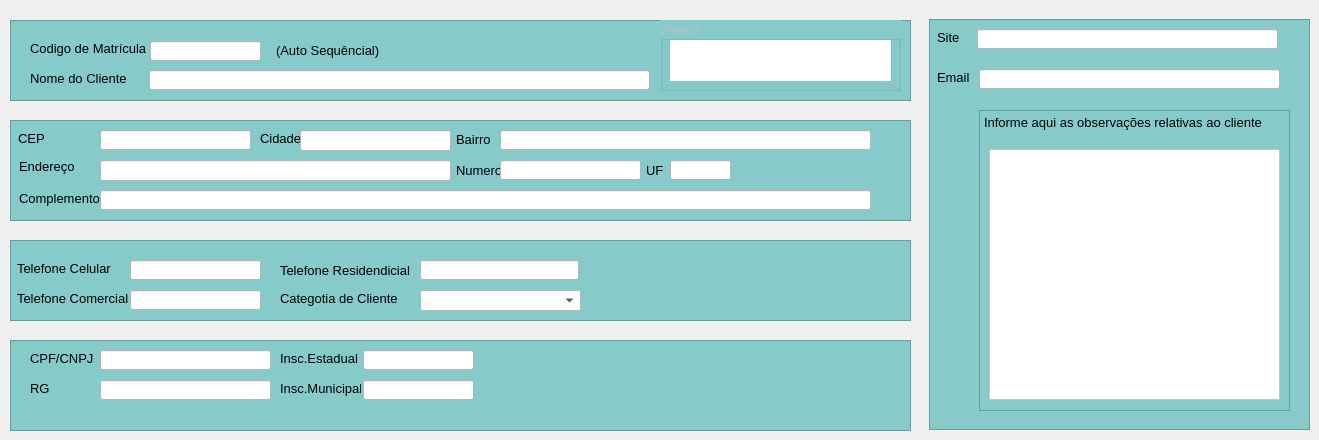
        <widget class="QWidget" name="tab_4">
         <attribute name="icon">
          <iconset>
           <normaloff>../Imagens/cad_pessoas.ico</normaloff>../Imagens/cad_pessoas.ico</iconset>
         </attribute>
         <attribute name="title">
          <string>DADOS DO CLIENTE</string>
         </attribute>
         <widget class="QFrame" name="frame_2">
          <property name="geometry">
           <rect>
            <x>10</x>
            <y>20</y>
            <width>901</width>
            <height>81</height>
           </rect>
          </property>
          <property name="styleSheet">
           <string notr="true">background-color: rgb(135, 202, 202);</string>
          </property>
          <property name="frameShape">
           <enum>QFrame::StyledPanel</enum>
          </property>
          <property name="frameShadow">
           <enum>QFrame::Raised</enum>
          </property>
          <widget class="QLabel" name="label">
           <property name="geometry">
            <rect>
             <x>20</x>
             <y>20</y>
             <width>121</width>
             <height>16</height>
            </rect>
           </property>
           <property name="font">
            <font>
             <family>Arial</family>
             <pointsize>10</pointsize>
            </font>
           </property>
           <property name="text">
            <string>Codigo de Matrícula</string>
           </property>
          </widget>
          <widget class="QLabel" name="label_14">
           <property name="geometry">
            <rect>
             <x>20</x>
             <y>50</y>
             <width>111</width>
             <height>16</height>
            </rect>
           </property>
           <property name="font">
            <font>
             <family>Arial</family>
             <pointsize>10</pointsize>
            </font>
           </property>
           <property name="text">
            <string>Nome do Cliente</string>
           </property>
          </widget>
          <widget class="QLineEdit" name="codMatricula">
           <property name="enabled">
            <bool>false</bool>
           </property>
           <property name="geometry">
            <rect>
             <x>140</x>
             <y>21</y>
             <width>111</width>
             <height>20</height>
            </rect>
           </property>
           <property name="toolTip">
            <string>Auto Sequêncial</string>
           </property>
           <property name="styleSheet">
            <string notr="true">background-color: rgb(255, 255, 255);</string>
           </property>
          </widget>
          <widget class="QLineEdit" name="nomeCliente">
           <property name="geometry">
            <rect>
             <x>139</x>
             <y>50</y>
             <width>501</width>
             <height>20</height>
            </rect>
           </property>
           <property name="font">
            <font>
             <family>Arial</family>
             <pointsize>10</pointsize>
            </font>
           </property>
           <property name="styleSheet">
            <string notr="true">background-color: rgb(255, 255, 255);</string>
           </property>
           <property name="text">
            <string/>
           </property>
          </widget>
          <widget class="QLabel" name="label_37">
           <property name="geometry">
            <rect>
             <x>266</x>
             <y>20</y>
             <width>111</width>
             <height>20</height>
            </rect>
           </property>
           <property name="font">
            <font>
             <family>Arial</family>
             <pointsize>10</pointsize>
            </font>
           </property>
           <property name="styleSheet">
            <string notr="true">color: rgb(0, 0, 0);</string>
           </property>
           <property name="text">
            <string>(Auto Sequêncial)</string>
           </property>
          </widget>
          <widget class="QGroupBox" name="groupBox_12">
           <property name="enabled">
            <bool>false</bool>
           </property>
           <property name="geometry">
            <rect>
             <x>650</x>
             <y>0</y>
             <width>241</width>
             <height>71</height>
            </rect>
           </property>
           <property name="font">
            <font>
             <pointsize>10</pointsize>
            </font>
           </property>
           <property name="title">
            <string>Avisos</string>
           </property>
           <widget class="QLabel" name="label_6">
            <property name="geometry">
             <rect>
              <x>10</x>
              <y>20</y>
              <width>221</width>
              <height>41</height>
             </rect>
            </property>
            <property name="font">
             <font>
              <pointsize>10</pointsize>
              <weight>50</weight>
              <bold>false</bold>
             </font>
            </property>
            <property name="styleSheet">
             <string notr="true">background-color: rgb(255, 255, 255);
color: rgb(255, 0, 0);</string>
            </property>
            <property name="text">
             <string/>
            </property>
           </widget>
          </widget>
         </widget>
         <widget class="QFrame" name="frame_3">
          <property name="geometry">
           <rect>
            <x>10</x>
            <y>120</y>
            <width>901</width>
            <height>101</height>
           </rect>
          </property>
          <property name="styleSheet">
           <string notr="true">background-color: rgb(135, 202, 202);</string>
          </property>
          <property name="frameShape">
           <enum>QFrame::StyledPanel</enum>
          </property>
          <property name="frameShadow">
           <enum>QFrame::Raised</enum>
          </property>
          <widget class="QLineEdit" name="cepCliente">
           <property name="geometry">
            <rect>
             <x>90</x>
             <y>10</y>
             <width>151</width>
             <height>20</height>
            </rect>
           </property>
           <property name="font">
            <font>
             <pointsize>10</pointsize>
            </font>
           </property>
           <property name="styleSheet">
            <string notr="true">background-color: rgb(255, 255, 255);</string>
           </property>
           <property name="text">
            <string/>
           </property>
          </widget>
          <widget class="QLabel" name="label_39">
           <property name="geometry">
            <rect>
             <x>9</x>
             <y>36</y>
             <width>61</width>
             <height>20</height>
            </rect>
           </property>
           <property name="font">
            <font>
             <family>Arial</family>
             <pointsize>10</pointsize>
            </font>
           </property>
           <property name="text">
            <string>Endereço</string>
           </property>
          </widget>
          <widget class="QLabel" name="label_40">
           <property name="geometry">
            <rect>
             <x>9</x>
             <y>70</y>
             <width>81</width>
             <height>16</height>
            </rect>
           </property>
           <property name="font">
            <font>
             <family>Arial</family>
             <pointsize>10</pointsize>
            </font>
           </property>
           <property name="text">
            <string>Complemento</string>
           </property>
          </widget>
          <widget class="QLineEdit" name="enderecoCliente">
           <property name="geometry">
            <rect>
             <x>90</x>
             <y>40</y>
             <width>351</width>
             <height>21</height>
            </rect>
           </property>
           <property name="font">
            <font>
             <pointsize>10</pointsize>
            </font>
           </property>
           <property name="styleSheet">
            <string notr="true">background-color: rgb(255, 255, 255);</string>
           </property>
           <property name="text">
            <string/>
           </property>
          </widget>
          <widget class="QLineEdit" name="compleCliente">
           <property name="geometry">
            <rect>
             <x>90</x>
             <y>70</y>
             <width>771</width>
             <height>20</height>
            </rect>
           </property>
           <property name="font">
            <font>
             <pointsize>10</pointsize>
            </font>
           </property>
           <property name="styleSheet">
            <string notr="true">background-color: rgb(255, 255, 255);</string>
           </property>
           <property name="text">
            <string/>
           </property>
          </widget>
          <widget class="QLabel" name="label_41">
           <property name="geometry">
            <rect>
             <x>250</x>
             <y>10</y>
             <width>47</width>
             <height>16</height>
            </rect>
           </property>
           <property name="font">
            <font>
             <family>Arial</family>
             <pointsize>10</pointsize>
            </font>
           </property>
           <property name="text">
            <string>Cidade</string>
           </property>
          </widget>
          <widget class="QLineEdit" name="cidadeCliente">
           <property name="geometry">
            <rect>
             <x>290</x>
             <y>10</y>
             <width>151</width>
             <height>21</height>
            </rect>
           </property>
           <property name="font">
            <font>
             <pointsize>10</pointsize>
            </font>
           </property>
           <property name="styleSheet">
            <string notr="true">background-color: rgb(255, 255, 255);</string>
           </property>
           <property name="text">
            <string/>
           </property>
          </widget>
          <widget class="QLabel" name="label_42">
           <property name="geometry">
            <rect>
             <x>446</x>
             <y>9</y>
             <width>41</width>
             <height>21</height>
            </rect>
           </property>
           <property name="font">
            <font>
             <family>Arial</family>
             <pointsize>10</pointsize>
            </font>
           </property>
           <property name="text">
            <string>Bairro</string>
           </property>
          </widget>
          <widget class="QLineEdit" name="bairroCliente">
           <property name="geometry">
            <rect>
             <x>490</x>
             <y>10</y>
             <width>371</width>
             <height>20</height>
            </rect>
           </property>
           <property name="font">
            <font>
             <pointsize>10</pointsize>
            </font>
           </property>
           <property name="styleSheet">
            <string notr="true">background-color: rgb(255, 255, 255);</string>
           </property>
           <property name="text">
            <string/>
           </property>
          </widget>
          <widget class="QLabel" name="label_43">
           <property name="geometry">
            <rect>
             <x>446</x>
             <y>40</y>
             <width>51</width>
             <height>20</height>
            </rect>
           </property>
           <property name="font">
            <font>
             <family>Arial</family>
             <pointsize>10</pointsize>
            </font>
           </property>
           <property name="text">
            <string>Numero</string>
           </property>
          </widget>
          <widget class="QLineEdit" name="numeroCliente">
           <property name="geometry">
            <rect>
             <x>490</x>
             <y>40</y>
             <width>141</width>
             <height>20</height>
            </rect>
           </property>
           <property name="font">
            <font>
             <pointsize>10</pointsize>
            </font>
           </property>
           <property name="styleSheet">
            <string notr="true">background-color: rgb(255, 255, 255);</string>
           </property>
           <property name="text">
            <string/>
           </property>
          </widget>
          <widget class="QLabel" name="label_44">
           <property name="geometry">
            <rect>
             <x>636</x>
             <y>40</y>
             <width>21</width>
             <height>20</height>
            </rect>
           </property>
           <property name="font">
            <font>
             <family>Arial</family>
             <pointsize>10</pointsize>
            </font>
           </property>
           <property name="text">
            <string>UF</string>
           </property>
          </widget>
          <widget class="QPushButton" name="pushButton_8">
           <property name="geometry">
            <rect>
             <x>40</x>
             <y>2</y>
             <width>41</width>
             <height>31</height>
            </rect>
           </property>
           <property name="font">
            <font>
             <pointsize>10</pointsize>
             <weight>75</weight>
             <bold>true</bold>
            </font>
           </property>
           <property name="cursor">
            <cursorShape>PointingHandCursor</cursorShape>
           </property>
           <property name="mouseTracking">
            <bool>false</bool>
           </property>
           <property name="tabletTracking">
            <bool>false</bool>
           </property>
           <property name="focusPolicy">
            <enum>Qt::NoFocus</enum>
           </property>
           <property name="acceptDrops">
            <bool>true</bool>
           </property>
           <property name="toolTip">
            <string>Consultar Cep</string>
           </property>
           <property name="statusTip">
            <string/>
           </property>
           <property name="accessibleName">
            <string/>
           </property>
           <property name="accessibleDescription">
            <string/>
           </property>
           <property name="layoutDirection">
            <enum>Qt::LeftToRight</enum>
           </property>
           <property name="autoFillBackground">
            <bool>false</bool>
           </property>
           <property name="styleSheet">
            <string notr="true"/>
           </property>
           <property name="inputMethodHints">
            <set>Qt::ImhNone</set>
           </property>
           <property name="text">
            <string/>
           </property>
           <property name="icon">
            <iconset>
             <normaloff>../Imagens/lupa.ico</normaloff>../Imagens/lupa.ico</iconset>
           </property>
           <property name="iconSize">
            <size>
             <width>30</width>
             <height>30</height>
            </size>
           </property>
           <property name="shortcut">
            <string/>
           </property>
           <property name="checkable">
            <bool>false</bool>
           </property>
           <property name="checked">
            <bool>false</bool>
           </property>
           <property name="autoRepeat">
            <bool>false</bool>
           </property>
           <property name="autoExclusive">
            <bool>false</bool>
           </property>
           <property name="autoDefault">
            <bool>true</bool>
           </property>
           <property name="default">
            <bool>false</bool>
           </property>
           <property name="flat">
            <bool>true</bool>
           </property>
          </widget>
          <widget class="QLineEdit" name="lineEdit_8">
           <property name="geometry">
            <rect>
             <x>660</x>
             <y>40</y>
             <width>61</width>
             <height>20</height>
            </rect>
           </property>
           <property name="font">
            <font>
             <pointsize>10</pointsize>
            </font>
           </property>
           <property name="styleSheet">
            <string notr="true">background-color: rgb(255, 255, 255);</string>
           </property>
           <property name="text">
            <string/>
           </property>
          </widget>
          <widget class="QLabel" name="label_78">
           <property name="geometry">
            <rect>
             <x>8</x>
             <y>10</y>
             <width>31</width>
             <height>16</height>
            </rect>
           </property>
           <property name="font">
            <font>
             <family>Arial</family>
             <pointsize>10</pointsize>
            </font>
           </property>
           <property name="text">
            <string>CEP</string>
           </property>
          </widget>
         </widget>
         <widget class="QFrame" name="frame_4">
          <property name="geometry">
           <rect>
            <x>10</x>
            <y>240</y>
            <width>901</width>
            <height>81</height>
           </rect>
          </property>
          <property name="styleSheet">
           <string notr="true">background-color: rgb(135, 202, 202);</string>
          </property>
          <property name="frameShape">
           <enum>QFrame::StyledPanel</enum>
          </property>
          <property name="frameShadow">
           <enum>QFrame::Raised</enum>
          </property>
          <widget class="QLabel" name="label_45">
           <property name="geometry">
            <rect>
             <x>7</x>
             <y>50</y>
             <width>111</width>
             <height>16</height>
            </rect>
           </property>
           <property name="font">
            <font>
             <family>Arial</family>
             <pointsize>10</pointsize>
            </font>
           </property>
           <property name="text">
            <string>Telefone Comercial</string>
           </property>
          </widget>
          <widget class="QLineEdit" name="telCom">
           <property name="geometry">
            <rect>
             <x>120</x>
             <y>50</y>
             <width>131</width>
             <height>20</height>
            </rect>
           </property>
           <property name="font">
            <font>
             <pointsize>10</pointsize>
            </font>
           </property>
           <property name="styleSheet">
            <string notr="true">background-color: rgb(255, 255, 255);</string>
           </property>
           <property name="text">
            <string/>
           </property>
          </widget>
          <widget class="QLabel" name="label_47">
           <property name="geometry">
            <rect>
             <x>270</x>
             <y>20</y>
             <width>141</width>
             <height>21</height>
            </rect>
           </property>
           <property name="font">
            <font>
             <family>Arial</family>
             <pointsize>10</pointsize>
            </font>
           </property>
           <property name="text">
            <string>Telefone Residendicial</string>
           </property>
          </widget>
          <widget class="QLabel" name="label_48">
           <property name="geometry">
            <rect>
             <x>270</x>
             <y>50</y>
             <width>131</width>
             <height>16</height>
            </rect>
           </property>
           <property name="font">
            <font>
             <family>Arial</family>
             <pointsize>10</pointsize>
            </font>
           </property>
           <property name="text">
            <string>Categotia de Cliente</string>
           </property>
          </widget>
          <widget class="QLineEdit" name="telResid">
           <property name="geometry">
            <rect>
             <x>410</x>
             <y>20</y>
             <width>159</width>
             <height>20</height>
            </rect>
           </property>
           <property name="font">
            <font>
             <pointsize>10</pointsize>
            </font>
           </property>
           <property name="styleSheet">
            <string notr="true">background-color: rgb(255, 255, 255);</string>
           </property>
           <property name="text">
            <string/>
           </property>
          </widget>
          <widget class="QComboBox" name="catCliente">
           <property name="geometry">
            <rect>
             <x>410</x>
             <y>50</y>
             <width>161</width>
             <height>21</height>
            </rect>
           </property>
           <property name="cursor">
            <cursorShape>PointingHandCursor</cursorShape>
           </property>
           <property name="styleSheet">
            <string notr="true">background-color: rgb(255, 255, 255);</string>
           </property>
          </widget>
          <widget class="QLineEdit" name="telCell">
           <property name="geometry">
            <rect>
             <x>120</x>
             <y>20</y>
             <width>131</width>
             <height>20</height>
            </rect>
           </property>
           <property name="font">
            <font>
             <pointsize>10</pointsize>
            </font>
           </property>
           <property name="styleSheet">
            <string notr="true">background-color: rgb(255, 255, 255);</string>
           </property>
           <property name="text">
            <string/>
           </property>
          </widget>
          <widget class="QLabel" name="label_46">
           <property name="geometry">
            <rect>
             <x>7</x>
             <y>20</y>
             <width>101</width>
             <height>16</height>
            </rect>
           </property>
           <property name="font">
            <font>
             <family>Arial</family>
             <pointsize>10</pointsize>
            </font>
           </property>
           <property name="text">
            <string>Telefone Celular</string>
           </property>
          </widget>
         </widget>
         <widget class="QFrame" name="frame_5">
          <property name="geometry">
           <rect>
            <x>10</x>
            <y>340</y>
            <width>901</width>
            <height>91</height>
           </rect>
          </property>
          <property name="styleSheet">
           <string notr="true">background-color: rgb(135, 202, 202);</string>
          </property>
          <property name="frameShape">
           <enum>QFrame::StyledPanel</enum>
          </property>
          <property name="frameShadow">
           <enum>QFrame::Raised</enum>
          </property>
          <widget class="QLabel" name="label_50">
           <property name="geometry">
            <rect>
             <x>20</x>
             <y>10</y>
             <width>71</width>
             <height>16</height>
            </rect>
           </property>
           <property name="font">
            <font>
             <family>Arial</family>
             <pointsize>10</pointsize>
            </font>
           </property>
           <property name="text">
            <string>CPF/CNPJ</string>
           </property>
          </widget>
          <widget class="QLabel" name="label_51">
           <property name="geometry">
            <rect>
             <x>20</x>
             <y>40</y>
             <width>21</width>
             <height>16</height>
            </rect>
           </property>
           <property name="font">
            <font>
             <family>Arial</family>
             <pointsize>10</pointsize>
            </font>
           </property>
           <property name="text">
            <string>RG</string>
           </property>
          </widget>
          <widget class="QLineEdit" name="cpfCliente">
           <property name="geometry">
            <rect>
             <x>90</x>
             <y>10</y>
             <width>171</width>
             <height>20</height>
            </rect>
           </property>
           <property name="font">
            <font>
             <pointsize>10</pointsize>
            </font>
           </property>
           <property name="styleSheet">
            <string notr="true">background-color: rgb(255, 255, 255);</string>
           </property>
           <property name="text">
            <string/>
           </property>
          </widget>
          <widget class="QLineEdit" name="rgCliente">
           <property name="geometry">
            <rect>
             <x>90</x>
             <y>40</y>
             <width>171</width>
             <height>20</height>
            </rect>
           </property>
           <property name="font">
            <font>
             <pointsize>10</pointsize>
            </font>
           </property>
           <property name="styleSheet">
            <string notr="true">background-color: rgb(255, 255, 255);</string>
           </property>
           <property name="text">
            <string/>
           </property>
          </widget>
          <widget class="QLabel" name="label_52">
           <property name="geometry">
            <rect>
             <x>270</x>
             <y>10</y>
             <width>81</width>
             <height>16</height>
            </rect>
           </property>
           <property name="font">
            <font>
             <family>Arial</family>
             <pointsize>10</pointsize>
            </font>
           </property>
           <property name="text">
            <string>Insc.Estadual</string>
           </property>
          </widget>
          <widget class="QLabel" name="label_53">
           <property name="geometry">
            <rect>
             <x>270</x>
             <y>40</y>
             <width>81</width>
             <height>16</height>
            </rect>
           </property>
           <property name="font">
            <font>
             <family>Arial</family>
             <pointsize>10</pointsize>
            </font>
           </property>
           <property name="text">
            <string>Insc.Municipal</string>
           </property>
          </widget>
          <widget class="QLineEdit" name="inscrCliente">
           <property name="enabled">
            <bool>false</bool>
           </property>
           <property name="geometry">
            <rect>
             <x>353</x>
             <y>10</y>
             <width>111</width>
             <height>20</height>
            </rect>
           </property>
           <property name="styleSheet">
            <string notr="true">background-color: rgb(255, 255, 255);</string>
           </property>
          </widget>
          <widget class="QLineEdit" name="incriMunoci">
           <property name="enabled">
            <bool>false</bool>
           </property>
           <property name="geometry">
            <rect>
             <x>353</x>
             <y>40</y>
             <width>111</width>
             <height>20</height>
            </rect>
           </property>
           <property name="styleSheet">
            <string notr="true">background-color: rgb(255, 255, 255);</string>
           </property>
          </widget>
          <widget class="QPushButton" name="salvarCliente">
           <property name="geometry">
            <rect>
             <x>608</x>
             <y>20</y>
             <width>51</width>
             <height>61</height>
            </rect>
           </property>
           <property name="font">
            <font>
             <pointsize>8</pointsize>
             <weight>75</weight>
             <bold>true</bold>
            </font>
           </property>
           <property name="cursor">
            <cursorShape>PointingHandCursor</cursorShape>
           </property>
           <property name="focusPolicy">
            <enum>Qt::WheelFocus</enum>
           </property>
           <property name="toolTip">
            <string>Salvar novo Cliente</string>
           </property>
           <property name="styleSheet">
            <string notr="true"/>
           </property>
           <property name="text">
            <string/>
           </property>
           <property name="icon">
            <iconset>
             <normaloff>../Imagens/Savar.png</normaloff>../Imagens/Savar.png</iconset>
           </property>
           <property name="iconSize">
            <size>
             <width>100</width>
             <height>50</height>
            </size>
           </property>
           <property name="autoDefault">
            <bool>true</bool>
           </property>
           <property name="flat">
            <bool>true</bool>
           </property>
          </widget>
          <widget class="QPushButton" name="salvarCliente_2">
           <property name="geometry">
            <rect>
             <x>748</x>
             <y>20</y>
             <width>71</width>
             <height>61</height>
            </rect>
           </property>
           <property name="font">
            <font>
             <pointsize>8</pointsize>
             <weight>75</weight>
             <bold>true</bold>
            </font>
           </property>
           <property name="cursor">
            <cursorShape>PointingHandCursor</cursorShape>
           </property>
           <property name="focusPolicy">
            <enum>Qt::NoFocus</enum>
           </property>
           <property name="toolTip">
            <string>Limpar Formulario</string>
           </property>
           <property name="styleSheet">
            <string notr="true"/>
           </property>
           <property name="text">
            <string/>
           </property>
           <property name="icon">
            <iconset>
             <normaloff>../Imagens/Atualizar.png</normaloff>../Imagens/Atualizar.png</iconset>
           </property>
           <property name="iconSize">
            <size>
             <width>100</width>
             <height>60</height>
            </size>
           </property>
           <property name="autoDefault">
            <bool>true</bool>
           </property>
           <property name="flat">
            <bool>true</bool>
           </property>
          </widget>
         </widget>
         <widget class="QFrame" name="frame_6">
          <property name="geometry">
           <rect>
            <x>929</x>
            <y>19</y>
            <width>381</width>
            <height>411</height>
           </rect>
          </property>
          <property name="styleSheet">
           <string notr="true">background-color: rgb(135, 202, 202);</string>
          </property>
          <property name="frameShape">
           <enum>QFrame::StyledPanel</enum>
          </property>
          <property name="frameShadow">
           <enum>QFrame::Raised</enum>
          </property>
          <widget class="QLabel" name="label_55">
           <property name="geometry">
            <rect>
             <x>8</x>
             <y>10</y>
             <width>31</width>
             <height>16</height>
            </rect>
           </property>
           <property name="font">
            <font>
             <family>Arial</family>
             <pointsize>10</pointsize>
            </font>
           </property>
           <property name="text">
            <string>Site</string>
           </property>
          </widget>
          <widget class="QLineEdit" name="siteCliente">
           <property name="geometry">
            <rect>
             <x>48</x>
             <y>10</y>
             <width>301</width>
             <height>20</height>
            </rect>
           </property>
           <property name="font">
            <font>
             <pointsize>10</pointsize>
            </font>
           </property>
           <property name="styleSheet">
            <string notr="true">background-color: rgb(202, 202, 202);
background-color: rgb(255, 255, 255);</string>
           </property>
           <property name="text">
            <string/>
           </property>
          </widget>
          <widget class="QLineEdit" name="lineEdit_50">
           <property name="geometry">
            <rect>
             <x>50</x>
             <y>50</y>
             <width>301</width>
             <height>20</height>
            </rect>
           </property>
           <property name="styleSheet">
            <string notr="true">background-color: rgb(255, 255, 255);</string>
           </property>
           <property name="text">
            <string/>
           </property>
          </widget>
          <widget class="QLabel" name="label_56">
           <property name="geometry">
            <rect>
             <x>8</x>
             <y>50</y>
             <width>41</width>
             <height>16</height>
            </rect>
           </property>
           <property name="font">
            <font>
             <family>Arial</family>
             <pointsize>10</pointsize>
            </font>
           </property>
           <property name="text">
            <string>Email</string>
           </property>
          </widget>
          <widget class="QTextBrowser" name="textBrowser">
           <property name="geometry">
            <rect>
             <x>50</x>
             <y>91</y>
             <width>311</width>
             <height>301</height>
            </rect>
           </property>
           <property name="font">
            <font>
             <family>Arial</family>
             <pointsize>10</pointsize>
            </font>
           </property>
           <property name="html">
            <string>&lt;!DOCTYPE HTML PUBLIC &quot;-//W3C//DTD HTML 4.0//EN&quot; &quot;http://www.w3.org/TR/REC-html40/strict.dtd&quot;&gt;
&lt;html&gt;&lt;head&gt;&lt;meta name=&quot;qrichtext&quot; content=&quot;1&quot; /&gt;&lt;style type=&quot;text/css&quot;&gt;
p, li { white-space: pre-wrap; }
&lt;/style&gt;&lt;/head&gt;&lt;body style=&quot; font-family:'Arial'; font-size:10pt; font-weight:400; font-style:normal;&quot;&gt;
&lt;p style=&quot; margin-top:0px; margin-bottom:0px; margin-left:0px; margin-right:0px; -qt-block-indent:0; text-indent:0px;&quot;&gt;&lt;span style=&quot; font-family:'MS Shell Dlg 2';&quot;&gt;Informe aqui as observações relativas ao cliente &lt;/span&gt;&lt;/p&gt;&lt;/body&gt;&lt;/html&gt;</string>
           </property>
          </widget>
          <widget class="QTextEdit" name="infoCliente">
           <property name="geometry">
            <rect>
             <x>60</x>
             <y>130</y>
             <width>291</width>
             <height>251</height>
            </rect>
           </property>
           <property name="font">
            <font>
             <pointsize>10</pointsize>
            </font>
           </property>
           <property name="styleSheet">
            <string notr="true">background-color: rgb(255, 255, 255);</string>
           </property>
          </widget>
         </widget>
        </widget>
